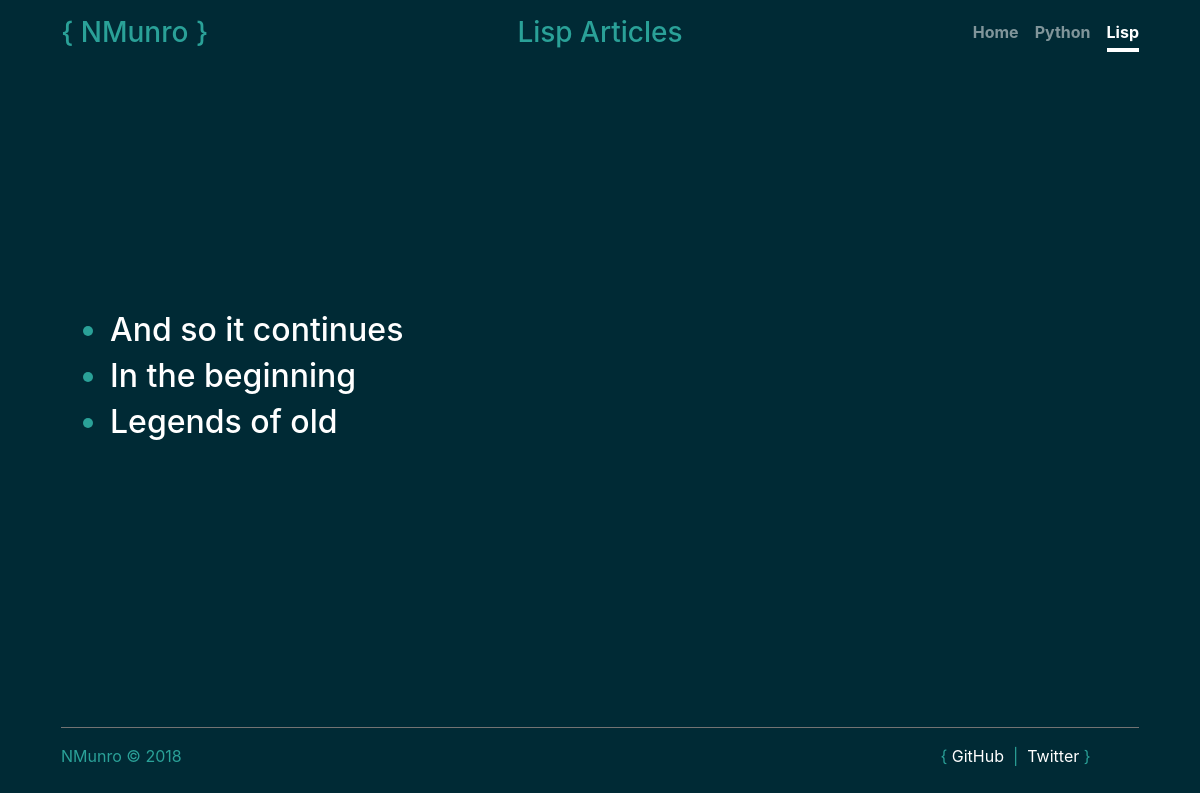
/lisp/, run on the app's committed database.
### miskatonic/db/db.py (models this page shows, shortened)
class Article(Model):
    title = CharField()
    slug = CharField()
    category = ForeignKeyField(Category, backref='articles')
    content = TextField()
    date = DateTimeField(default=datetime.datetime.now)
    class Meta:
        database = config.db

### miskatonic/modules/lisp/views.py (the view)
@lisp.route('/')
def lisp_index():
    try:
        acticles = list(Article.select().where(Article.category == Category.get(Category.title == 'lisp')))
        return render_template(
            f'pages/articles.tmpl.html',
            active='lisp:',
            title='Lisp Articles',
            articles=reversed(acticles),
            category='lisp',
        )
    except (Category.DoesNotExist, Article.DoesNotExist):
        abort(404)
    except TemplateNotFound:
        abort(500)

### miskatonic/app.py (called while the page is built)
@app.before_request
def before_request():
    g.db = Config().db
    g.db.connect()

@app.after_request
def after_request(response):
    g.db.close()
    return response

### miskatonic/templates/pages/articles.tmpl.html (shortened to what this page needs)
{% extends 'pages/main.tmpl.html' %}
{% block content %}
  <ul>
    {% for article in articles %}
      <h2><li><a href="/{{category}}/{{article.slug}}">{{article.title}}</a></li></h2>
    {% else %}
      <li><h2>No Articles</h2></li>
    {% endfor %}
</ul>
{% endblock %}

### miskatonic/templates/pages/main.tmpl.html (shortened to what this page needs)
<!DOCTYPE html>
<html lang="en">
  <head>
    <link rel="stylesheet" href="https://stackpath.bootstrapcdn.com/bootstrap/4.1.3/css/bootstrap.min.css">
    <link rel="stylesheet" href="{{ url_for('static', filename='css/app.css') }}">
    <link rel="stylesheet" href="{{ url_for('static', filename='css/header.css') }}">
    <link rel="stylesheet" href="{{ url_for('static', filename='css/footer.css') }}">
  </head>
  <body class="text-center">
    <div class="container d-flex h-100 p-3 mx-auto flex-column">
      {% include 'components/header.tmpl.html' %}
      <main role="main" class="inner cover">
        {% block content %}{% endblock %}
      </main>
      {% include 'components/footer.tmpl.html' %}
    </div>
  </body>
</html>

### miskatonic/templates/components/header.tmpl.html
<header class="container-fluid masthead mb-auto">
  <div class="row inner">
    <div class="col-sm-3">
      <h3 class="masthead-brand">{&nbsp;NMunro&nbsp;}</h3>
    </div>
    <div class="col-sm-6">
      <h3>{{ title|title }}</h3>
    </div>
    <div class="col-sm-3">
      <nav class="nav nav-masthead justify-content-center">
        <a class="nav-link {% if active == 'home' %} active {% endif %}" href="/">Home</a>
        <a class="nav-link {% if active.startswith('python') %} active {% endif %}" href="{{ url_for('python.python_index') }}">Python</a>
        <a class="nav-link {% if active.startswith('lisp') %} active {% endif %}" href="{{ url_for('lisp.lisp_index') }}">Lisp</a>
      </nav>
    </div>
  </div>
</header>

### miskatonic/templates/components/footer.tmpl.html
<footer class="container mastfoot mt-auto">
  <hr/>
  <div class="row inner">
    <div class="col-sm-2">
      <p>NMunro&nbsp;&copy;&nbsp;2018</p>
    </div>
    <div class="col-sm-7">&nbsp;</div>
    <div class="col-sm-3">
      <span>
        {
        <a href="https://github.com/nmunro">GitHub</a>
        &nbsp;|&nbsp;
        <a href="https://twitter.com/Neil_Munro">Twitter</a>
        }
      </span>
    </div>
  </div>
</footer>

### miskatonic/static/css/app.css (style rules this page uses)
a, a:focus, a:hover { color: #fff; }
html, body { height: 100%; background-color: #002A35; }
body { display: -ms-flexbox; display: -webkit-box; display: flex; -ms-flex-pack: center; -webkit-box-pack: center; justify-content: center; color: #2AA198 !important; }
.cover { padding: 0 1.5rem; }
p, ol, ul { text-align: left; }
hr { background-color: gray; }

### miskatonic/static/css/header.css (style rules this page uses)
.active, .a.active:hover { background-color: #053542; }
.masthead { margin-bottom: 2rem; }
.masthead-brand { margin-bottom: 0; }
.nav-masthead .nav-link { padding: .25rem 0; font-weight: 700; color: rgba(255, 255, 255, .5); background-color: transparent; border-bottom: .25rem solid transparent; }
.nav-masthead .nav-link + .nav-link { margin-left: 1rem; }
.nav-masthead .active { color: #fff; border-bottom-color: #fff; }
@media (min-width: 48em) { .masthead-brand { float: left; } }
@media (min-width: 48em) { .nav-masthead { float: right; } }

### miskatonic/static/css/footer.css (style rules this page uses)
.mastfoot { color: #2AA198; }

### data on the page
Article: title "And so it continues"
Article: title "In the beginning"
Article: title "Legends of old"

### other printed values
{{ title|title }} "Lisp Articles"
